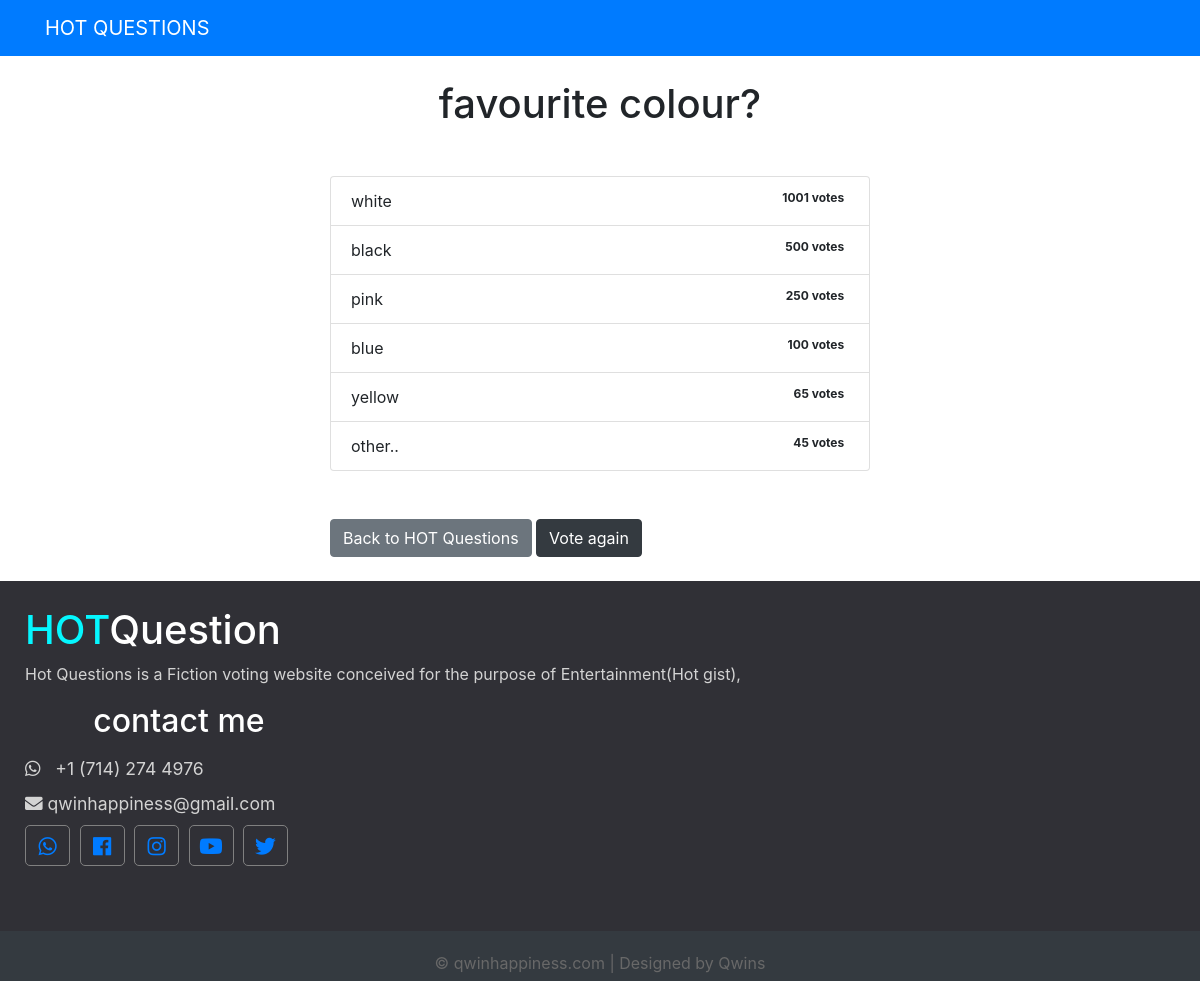
Page /polls/1/results/ on the committed database.
### polls/models.py (models this page shows, shortened)
class Question(models.Model):
    question_text = models.CharField(max_length=200)
    pub_date = models.DateTimeField('date published')

class Choice(models.Model):
    question = models.ForeignKey(Question, on_delete=models.CASCADE)
    choice_text = models.CharField(max_length=200)
    votes = models.IntegerField(default=0)

### polls/views.py (the view)
# urls.py: path('<int:question_id>/results/', views.results, name='results'),
def results(request, question_id):
    question = get_object_or_404(Question, pk=question_id)
    return render(request, 'polls/results.html', { 'question': question})

### templates/polls/results.html
{% extends 'base.html' %}
{% block content %}
<h1 class="mb-5 text-center">{{ question.question_text }}</h1>
<ul class="list-group mb-5">
    {% for choice in question.choice_set.all %}
    <li class="list-group-item">
        {{ choice.choice_text }} <span class="badge badge-sucess float-right">{{choice.votes }} vote{{ choice.votes | pluralize }}</span>
    </li>
    {% endfor %}
</ul>
<a class="btn btn-secondary" href="{% url 'polls:index' %}">Back to HOT Questions</a>
<a class="btn btn-dark" href="{% url 'polls:detail' question.id %}">Vote again</a>
{% endblock %}

### templates/base.html (shortened to what this page needs)
<!DOCTYPE html>
<html lang="en">
<head>
    <link rel="stylesheet" href="https://stackpath.bootstrapcdn.com/bootstrap/4.3.1/css/bootstrap.min.css">
     <link rel="stylesheet" href="https://use.fontawesome.com/releases/v5.7.2/css/all.css" integrity
>
</head>
<body>
    {% include 'partials/_navbar.html' %}
    <div class="container">
        <div class="row">
            <div class="col-md-6 m-auto">
                {% block content %}{% endblock %}
            </div>
        </div>
    </div>
 <div class="footer">
    <div class="footer-content">
    <div class="footer-section about">
        <h1 class="logo-text"><span>HOT</span>Question</h1>
        <p>
            Hot Questions is a Fiction voting website conceived for
            the purpose of Entertainment(Hot gist),
        <h2>
                &nbsp;                  &nbsp;                 &nbsp;                  &nbsp;               contact me
        </h2>
    </p>
        <div class="contact">
            <span><i class="fab fa-whatsapp"></i> &nbsp; +1 (714) 274 4976</span>
            <span><i class="fas fa-envelope"></i>  qwinhappiness@gmail.com</span>
        </div>
        <div class="socials">
            <a href="#"><i class="fab fa-whatsapp"></i></a>
            <a href="#"><i class="fab fa-facebook"></i></a>
            <a href="#"><i class="fab fa-instagram"></i></a>
            <a href="#"><i class="fab fa-youtube"></i></a>
            <a href="#"><i class="fab fa-twitter"></i></a>
        </div>
    </div>
    <div class="footer-bottom">
        &copy; qwinhappiness.com | Designed by Qwins
    </div>
</div>
</body>
</html>

### templates/partials/_navbar.html
<nav class="navbar navbar-dark bg-primary mb-4">
    <div class="container">
        <a class="navbar-brand" href="/">HOT QUESTIONS</a>
    </div>
</nav>

### templates/base.html (style rules this page uses)
.footer { background: #303036; color: #d3d3d3; height: 400px; position: relative; }
.footer .footer-content { height: 350px; display: flex; }
.footer .footer-content .footer-section { flex: 1; padding: 25px; }
.footer .footer-content h1, .footer .footer-content h2 { color: white; }
.footer .footer-content .about h1 span { color: #05f7ff; }
.footer .footer-content .about .contact span { display: block; font-size: 1.1em; margin-bottom: 8px; }
.footer .footer-content .about .socials a { border: 1px solid gray; width: 45px; height: 41px; padding-top: 5px; margin-right: 5px; text-align: center; display: inline-block; font-size: 1.3em; border-radius: 5px; transition: all .3s; }
.footer .footer-bottom { background: #343a40; color: #686868; height: 50px; width: 100%; text-align: center; position: absolute; bottom: 0px; left: 0px; padding-top: 20px; }

### rows in the picture
Question: question_text "favourite colour?"
Choice: choice_text "white", votes "1001", votes|pluralize "s"
Choice: choice_text "black", votes "500", votes|pluralize "s"
Choice: choice_text "pink", votes "250", votes|pluralize "s"
Choice: choice_text "blue", votes "100", votes|pluralize "s"
Choice: choice_text "yellow", votes "65", votes|pluralize "s"
Choice: choice_text "other..", votes "45", votes|pluralize "s"
